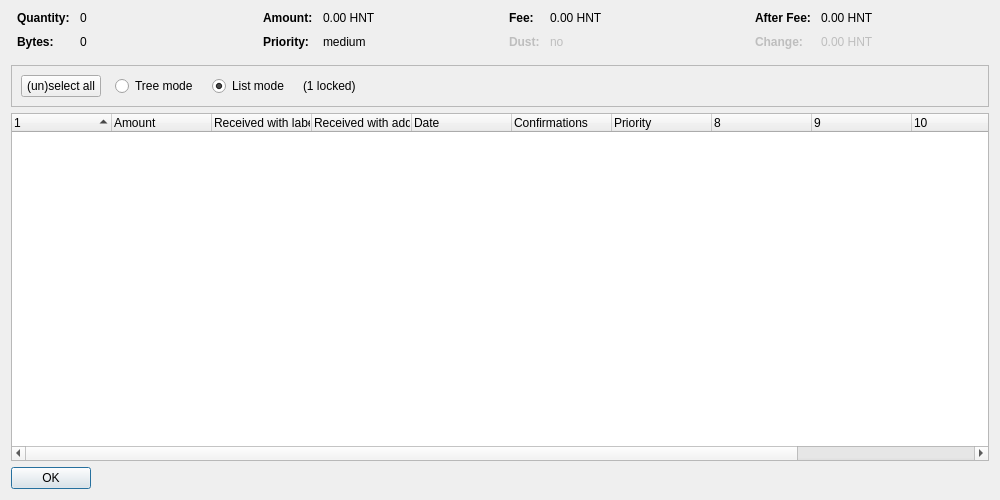
<?xml version="1.0" encoding="UTF-8"?>
<ui version="4.0">
 <class>CoinControlDialog</class>
 <widget class="QDialog" name="CoinControlDialog">
  <property name="geometry">
   <rect>
    <x>0</x>
    <y>0</y>
    <width>1000</width>
    <height>500</height>
   </rect>
  </property>
  <property name="windowTitle">
   <string>Coin Selection</string>
  </property>
  <layout class="QVBoxLayout" name="verticalLayout">
   <item>
    <layout class="QHBoxLayout" name="horizontalLayoutTop" stretch="0,0,0,0">
     <property name="topMargin">
      <number>0</number>
     </property>
     <property name="bottomMargin">
      <number>10</number>
     </property>
     <item>
      <layout class="QFormLayout" name="formLayoutCoinControl1">
       <property name="horizontalSpacing">
        <number>10</number>
       </property>
       <property name="verticalSpacing">
        <number>10</number>
       </property>
       <property name="leftMargin">
        <number>6</number>
       </property>
       <property name="rightMargin">
        <number>6</number>
       </property>
       <item row="0" column="0">
        <widget class="QLabel" name="labelCoinControlQuantityText">
         <property name="font">
          <font>
           <weight>75</weight>
           <bold>true</bold>
          </font>
         </property>
         <property name="text">
          <string>Quantity:</string>
         </property>
        </widget>
       </item>
       <item row="0" column="1">
        <widget class="QLabel" name="labelCoinControlQuantity">
         <property name="cursor">
          <cursorShape>IBeamCursor</cursorShape>
         </property>
         <property name="contextMenuPolicy">
          <enum>Qt::ActionsContextMenu</enum>
         </property>
         <property name="text">
          <string notr="true">0</string>
         </property>
         <property name="textInteractionFlags">
          <set>Qt::LinksAccessibleByMouse|Qt::TextSelectableByKeyboard|Qt::TextSelectableByMouse</set>
         </property>
        </widget>
       </item>
       <item row="1" column="0">
        <widget class="QLabel" name="labelCoinControlBytesText">
         <property name="font">
          <font>
           <weight>75</weight>
           <bold>true</bold>
          </font>
         </property>
         <property name="text">
          <string>Bytes:</string>
         </property>
        </widget>
       </item>
       <item row="1" column="1">
        <widget class="QLabel" name="labelCoinControlBytes">
         <property name="cursor">
          <cursorShape>IBeamCursor</cursorShape>
         </property>
         <property name="contextMenuPolicy">
          <enum>Qt::ActionsContextMenu</enum>
         </property>
         <property name="text">
          <string notr="true">0</string>
         </property>
         <property name="textInteractionFlags">
          <set>Qt::LinksAccessibleByMouse|Qt::TextSelectableByKeyboard|Qt::TextSelectableByMouse</set>
         </property>
        </widget>
       </item>
      </layout>
     </item>
     <item>
      <layout class="QFormLayout" name="formLayoutCoinControl2">
       <property name="horizontalSpacing">
        <number>10</number>
       </property>
       <property name="verticalSpacing">
        <number>10</number>
       </property>
       <property name="leftMargin">
        <number>6</number>
       </property>
       <property name="rightMargin">
        <number>6</number>
       </property>
       <item row="0" column="0">
        <widget class="QLabel" name="labelCoinControlAmountText">
         <property name="font">
          <font>
           <weight>75</weight>
           <bold>true</bold>
          </font>
         </property>
         <property name="text">
          <string>Amount:</string>
         </property>
        </widget>
       </item>
       <item row="0" column="1">
        <widget class="QLabel" name="labelCoinControlAmount">
         <property name="cursor">
          <cursorShape>IBeamCursor</cursorShape>
         </property>
         <property name="contextMenuPolicy">
          <enum>Qt::ActionsContextMenu</enum>
         </property>
         <property name="text">
          <string notr="true">0.00 HNT</string>
         </property>
         <property name="textInteractionFlags">
          <set>Qt::LinksAccessibleByMouse|Qt::TextSelectableByKeyboard|Qt::TextSelectableByMouse</set>
         </property>
        </widget>
       </item>
       <item row="1" column="0">
        <widget class="QLabel" name="labelCoinControlPriorityText">
         <property name="font">
          <font>
           <weight>75</weight>
           <bold>true</bold>
          </font>
         </property>
         <property name="text">
          <string>Priority:</string>
         </property>
        </widget>
       </item>
       <item row="1" column="1">
        <widget class="QLabel" name="labelCoinControlPriority">
         <property name="cursor">
          <cursorShape>IBeamCursor</cursorShape>
         </property>
         <property name="contextMenuPolicy">
          <enum>Qt::ActionsContextMenu</enum>
         </property>
         <property name="text">
          <string notr="true">medium</string>
         </property>
         <property name="textInteractionFlags">
          <set>Qt::LinksAccessibleByMouse|Qt::TextSelectableByKeyboard|Qt::TextSelectableByMouse</set>
         </property>
        </widget>
       </item>
      </layout>
     </item>
     <item>
      <layout class="QFormLayout" name="formLayoutCoinControl3">
       <property name="horizontalSpacing">
        <number>10</number>
       </property>
       <property name="verticalSpacing">
        <number>10</number>
       </property>
       <property name="leftMargin">
        <number>6</number>
       </property>
       <property name="rightMargin">
        <number>6</number>
       </property>
       <item row="0" column="0">
        <widget class="QLabel" name="labelCoinControlFeeText">
         <property name="font">
          <font>
           <weight>75</weight>
           <bold>true</bold>
          </font>
         </property>
         <property name="text">
          <string>Fee:</string>
         </property>
        </widget>
       </item>
       <item row="0" column="1">
        <widget class="QLabel" name="labelCoinControlFee">
         <property name="cursor">
          <cursorShape>IBeamCursor</cursorShape>
         </property>
         <property name="contextMenuPolicy">
          <enum>Qt::ActionsContextMenu</enum>
         </property>
         <property name="text">
          <string notr="true">0.00 HNT</string>
         </property>
         <property name="textInteractionFlags">
          <set>Qt::LinksAccessibleByMouse|Qt::TextSelectableByKeyboard|Qt::TextSelectableByMouse</set>
         </property>
        </widget>
       </item>
       <item row="1" column="0">
        <widget class="QLabel" name="labelCoinControlLowOutputText">
         <property name="enabled">
          <bool>false</bool>
         </property>
         <property name="font">
          <font>
           <weight>75</weight>
           <bold>true</bold>
          </font>
         </property>
         <property name="text">
          <string>Dust:</string>
         </property>
        </widget>
       </item>
       <item row="1" column="1">
        <widget class="QLabel" name="labelCoinControlLowOutput">
         <property name="enabled">
          <bool>false</bool>
         </property>
         <property name="cursor">
          <cursorShape>IBeamCursor</cursorShape>
         </property>
         <property name="contextMenuPolicy">
          <enum>Qt::ActionsContextMenu</enum>
         </property>
         <property name="text">
          <string notr="true">no</string>
         </property>
         <property name="textInteractionFlags">
          <set>Qt::LinksAccessibleByMouse|Qt::TextSelectableByKeyboard|Qt::TextSelectableByMouse</set>
         </property>
        </widget>
       </item>
      </layout>
     </item>
     <item>
      <layout class="QFormLayout" name="formLayoutCoinControl4">
       <property name="horizontalSpacing">
        <number>10</number>
       </property>
       <property name="verticalSpacing">
        <number>10</number>
       </property>
       <property name="leftMargin">
        <number>6</number>
       </property>
       <property name="rightMargin">
        <number>6</number>
       </property>
       <item row="0" column="0">
        <widget class="QLabel" name="labelCoinControlAfterFeeText">
         <property name="font">
          <font>
           <weight>75</weight>
           <bold>true</bold>
          </font>
         </property>
         <property name="text">
          <string>After Fee:</string>
         </property>
        </widget>
       </item>
       <item row="0" column="1">
        <widget class="QLabel" name="labelCoinControlAfterFee">
         <property name="cursor">
          <cursorShape>IBeamCursor</cursorShape>
         </property>
         <property name="contextMenuPolicy">
          <enum>Qt::ActionsContextMenu</enum>
         </property>
         <property name="text">
          <string notr="true">0.00 HNT</string>
         </property>
         <property name="textInteractionFlags">
          <set>Qt::LinksAccessibleByMouse|Qt::TextSelectableByKeyboard|Qt::TextSelectableByMouse</set>
         </property>
        </widget>
       </item>
       <item row="1" column="0">
        <widget class="QLabel" name="labelCoinControlChangeText">
         <property name="enabled">
          <bool>false</bool>
         </property>
         <property name="font">
          <font>
           <weight>75</weight>
           <bold>true</bold>
          </font>
         </property>
         <property name="text">
          <string>Change:</string>
         </property>
        </widget>
       </item>
       <item row="1" column="1">
        <widget class="QLabel" name="labelCoinControlChange">
         <property name="enabled">
          <bool>false</bool>
         </property>
         <property name="cursor">
          <cursorShape>IBeamCursor</cursorShape>
         </property>
         <property name="contextMenuPolicy">
          <enum>Qt::ActionsContextMenu</enum>
         </property>
         <property name="text">
          <string notr="true">0.00 HNT</string>
         </property>
         <property name="textInteractionFlags">
          <set>Qt::LinksAccessibleByMouse|Qt::TextSelectableByKeyboard|Qt::TextSelectableByMouse</set>
         </property>
        </widget>
       </item>
      </layout>
     </item>
    </layout>
   </item>
   <item>
    <widget class="QFrame" name="frame">
     <property name="minimumSize">
      <size>
       <width>0</width>
       <height>40</height>
      </size>
     </property>
     <property name="frameShape">
      <enum>QFrame::StyledPanel</enum>
     </property>
     <property name="frameShadow">
      <enum>QFrame::Sunken</enum>
     </property>
     <layout class="QHBoxLayout" name="horizontalLayout">
      <item>
       <layout class="QHBoxLayout" name="horizontalLayoutPanel" stretch="0,0,0,0,0">
        <property name="spacing">
         <number>14</number>
        </property>
        <item>
         <widget class="QPushButton" name="pushButtonSelectAll">
          <property name="sizePolicy">
           <sizepolicy hsizetype="Maximum" vsizetype="Fixed">
            <horstretch>0</horstretch>
            <verstretch>0</verstretch>
           </sizepolicy>
          </property>
          <property name="text">
           <string>(un)select all</string>
          </property>
          <property name="autoDefault">
           <bool>false</bool>
          </property>
         </widget>
        </item>
        <item>
         <widget class="QRadioButton" name="radioTreeMode">
          <property name="sizePolicy">
           <sizepolicy hsizetype="Maximum" vsizetype="Fixed">
            <horstretch>0</horstretch>
            <verstretch>0</verstretch>
           </sizepolicy>
          </property>
          <property name="text">
           <string>Tree mode</string>
          </property>
         </widget>
        </item>
        <item>
         <widget class="QRadioButton" name="radioListMode">
          <property name="sizePolicy">
           <sizepolicy hsizetype="Maximum" vsizetype="Fixed">
            <horstretch>0</horstretch>
            <verstretch>0</verstretch>
           </sizepolicy>
          </property>
          <property name="text">
           <string>List mode</string>
          </property>
          <property name="checked">
           <bool>true</bool>
          </property>
         </widget>
        </item>
        <item>
         <widget class="QLabel" name="labelLocked">
          <property name="text">
           <string notr="true">(1 locked)</string>
          </property>
         </widget>
        </item>
        <item>
         <spacer name="horizontalSpacer">
          <property name="orientation">
           <enum>Qt::Horizontal</enum>
          </property>
          <property name="sizeHint" stdset="0">
           <size>
            <width>40</width>
            <height>20</height>
           </size>
          </property>
         </spacer>
        </item>
       </layout>
      </item>
     </layout>
    </widget>
   </item>
   <item>
    <widget class="CoinControlTreeWidget" name="treeWidget">
     <property name="contextMenuPolicy">
      <enum>Qt::CustomContextMenu</enum>
     </property>
     <property name="sortingEnabled">
      <bool>false</bool>
     </property>
     <property name="columnCount">
      <number>12</number>
     </property>
     <attribute name="headerShowSortIndicator" stdset="0">
      <bool>true</bool>
     </attribute>
     <attribute name="headerStretchLastSection">
      <bool>false</bool>
     </attribute>
     <column>
      <property name="text">
       <string/>
      </property>
     </column>
     <column>
      <property name="text">
       <string>Amount</string>
      </property>
     </column>
     <column>
      <property name="text">
       <string>Received with label</string>
      </property>
     </column>
     <column>
      <property name="text">
       <string>Received with address</string>
      </property>
     </column>
     <column>
      <property name="text">
       <string>Date</string>
      </property>
     </column>
     <column>
      <property name="text">
       <string>Confirmations</string>
      </property>
      <property name="toolTip">
       <string>Confirmed</string>
      </property>
     </column>
     <column>
      <property name="text">
       <string>Priority</string>
      </property>
     </column>
     <column>
      <property name="text">
       <string/>
      </property>
     </column>
     <column>
      <property name="text">
       <string/>
      </property>
     </column>
     <column>
      <property name="text">
       <string/>
      </property>
     </column>
     <column>
      <property name="text">
       <string/>
      </property>
     </column>
     <column>
      <property name="text">
       <string/>
      </property>
     </column>
    </widget>
   </item>
   <item>
    <widget class="QDialogButtonBox" name="buttonBox">
     <property name="sizePolicy">
      <sizepolicy hsizetype="Maximum" vsizetype="Fixed">
       <horstretch>0</horstretch>
       <verstretch>0</verstretch>
      </sizepolicy>
     </property>
     <property name="orientation">
      <enum>Qt::Horizontal</enum>
     </property>
     <property name="standardButtons">
      <set>QDialogButtonBox::Ok</set>
     </property>
    </widget>
   </item>
  </layout>
 </widget>
 <customwidgets>
  <customwidget>
   <class>CoinControlTreeWidget</class>
   <extends>QTreeWidget</extends>
   <header>coincontroltreewidget.h</header>
  </customwidget>
 </customwidgets>
 <resources/>
 <connections/>
</ui>
